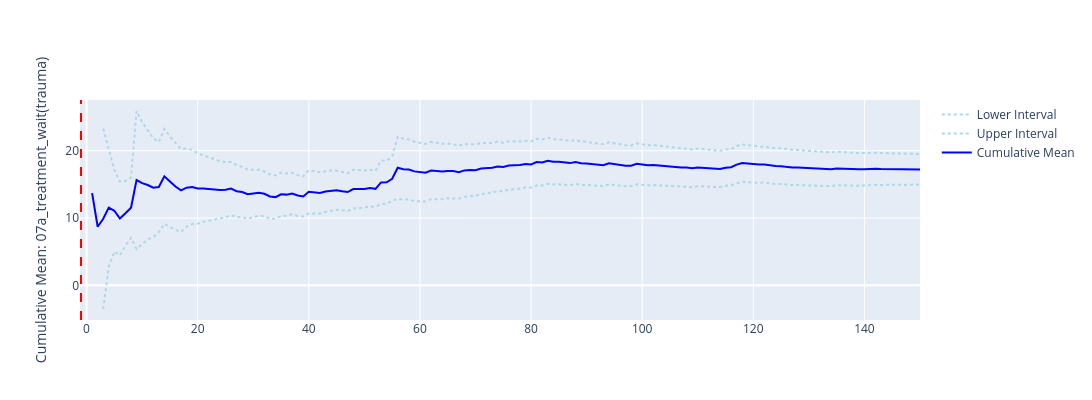

The code cell stored with this chart in its notebook:
### Code cell
plotly_confidence_interval_method(
    n_reps, conf_ints, metric_name="07a_treatment_wait(trauma)"
)

### Figure 1 — Plotly figure (JSON) as saved in the notebook; plotly's stock layout.template omitted (floating-point values rounded to 4 significant figures; data arrays with more than 128 entries replaced by an {"elided": "..."} marker saying what was removed)
{"data": [{"hoverinfo": "x+y+name+text", "line": {"color": "lightblue", "dash": "dot"}, "name": "Lower Interval", "text": {"elided": "150 str values"}, "type": "scatter", "x": {"elided": "150 int values"}, "y": {"elided": "150 float values"}}, {"hoverinfo": "x+y+name+text", "line": {"color": "lightblue", "dash": "dot"}, "name": "Upper Interval", "text": {"elided": "150 str values"}, "type": "scatter", "x": {"elided": "150 int values"}, "y": {"elided": "150 float values"}}, {"hoverinfo": "x+y+name", "line": {"color": "blue", "width": 2}, "name": "Cumulative Mean", "type": "scatter", "x": {"elided": "150 int values"}, "y": {"elided": "150 float values"}}], "layout": {"height": 400, "hovermode": "x unified", "shapes": [{"line": {"color": "red", "dash": "dash"}, "type": "line", "x0": -1, "x1": -1, "y0": 0, "y1": 1, "yref": "paper"}], "showlegend": true, "width": 1200, "yaxis": {"title": {"text": "Cumulative Mean: 07a_treatment_wait(trauma)"}}}}
